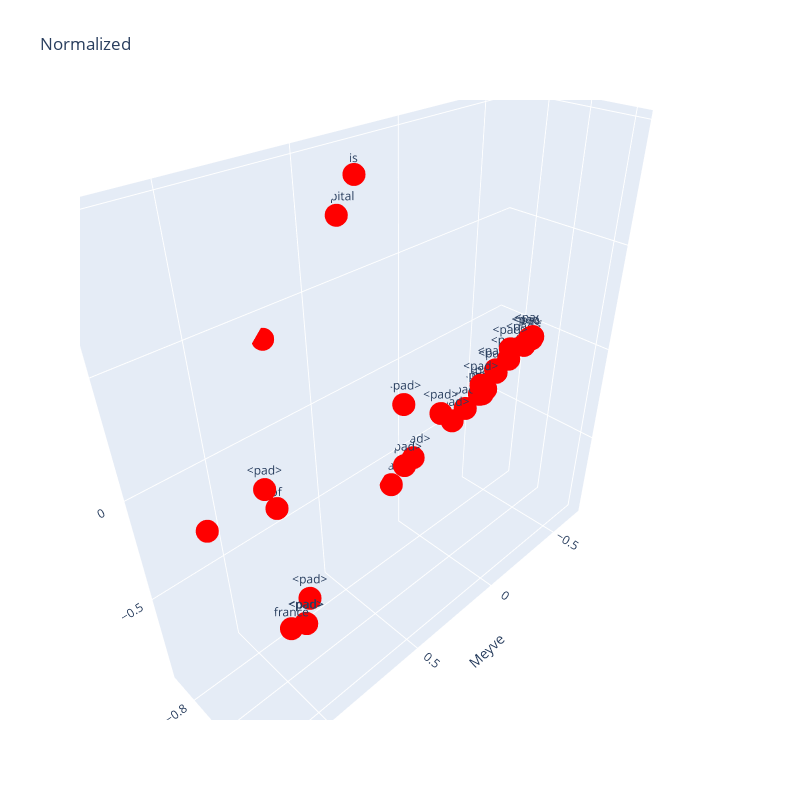

The code cell stored with this chart in its notebook:
### Code cell
dots_data = [
  {
    "dots": l_normalized[0].detach().cpu().numpy(),
    "color": "red",
    "labels": [reverse_vocab_list[i] for i in tokens_padded]
  }
]

plot_dots(dots_data, "Normalized")

### Figure 1 — Plotly figure (JSON) as saved in the notebook; plotly's stock layout.template omitted (floating-point values rounded to 4 significant figures)
{"data": [{"hoverinfo": "text", "marker": {"color": "red", "size": 8}, "mode": "markers+text", "text": ["the", " ", "capital", " ", "of", " ", "france", " ", "is", "<pad>", "<pad>", "<pad>", "<pad>", "<pad>", "<pad>", "<pad>", "<pad>", "<pad>", "<pad>", "<pad>", "<pad>", "<pad>", "<pad>", "<pad>", "<pad>", "<pad>", "<pad>", "<pad>", "<pad>", "<pad>", "<pad>", "<pad>"], "type": "scatter3d", "x": [1.261, 1.261, 0.3455, 0.7051, 0.7986, 1.151, 0.9513, 1.261, 0.4399, 0.7669, 0.8816, 0.8861, 0.8273, 0.03976, -0.1306, 0.02421, 0.09122, -0.05662, -0.3259, -0.4951, -0.5354, -0.5236, -0.412, -0.5563, -0.5163, -0.5818, -0.6553, -0.6646, -0.6622, -0.6302, -0.4358, -0.5178], "y": [-0.3534, -0.3575, -0.9187, -0.9326, -0.8332, -0.7369, -0.5998, -0.3582, -0.7089, -0.7172, -0.5936, -0.5923, -0.8583, -0.8801, -0.8055, -0.8892, -0.9128, -0.9103, -0.9004, -0.8716, -0.8659, -0.8759, -0.8907, -0.7534, -0.7958, -0.7755, -0.7185, -0.7076, -0.712, -0.7289, -0.8199, -0.8008], "z": [-0.9257, -0.9212, 0.7587, 0.3928, -0.2973, -0.1105, -0.6873, -0.9203, 0.973, -0.757, -0.7125, -0.7053, -0.1958, -0.1926, -0.2906, -0.5618, -0.656, -0.5714, -0.4823, -0.389, -0.373, -0.4011, -0.4443, -0.09869, -0.2332, -0.1772, -0.06775, -0.05659, -0.0708, -0.1004, -0.2816, -0.2211]}], "layout": {"height": 800, "scene": {"xaxis": {"title": {"text": "Meyve"}}, "yaxis": {"title": {"text": "Teknoloji"}}, "zaxis": {"title": {"text": "Diğer"}}}, "showlegend": false, "title": {"text": "Normalized"}, "width": 800}}
